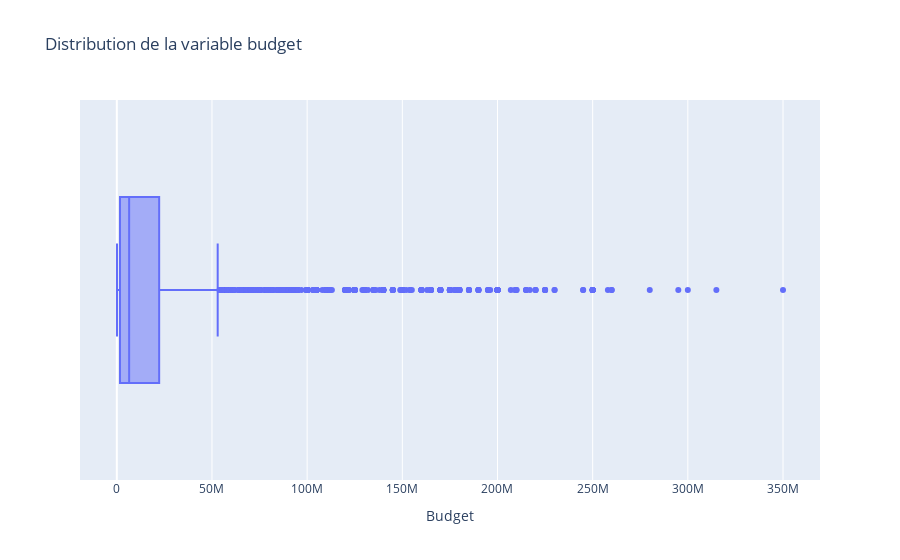

Write notebook code for a chart like this one.
### Code cell
# Visualisation de la distribution de la première semaine France à l'aide d'un boxplot avec plotly

import plotly.express as px

# Création d'un boxplot horizontal pour la distribution du budget
fig = px.box(allocine_budget, x='budget_dollars', 
             labels={'budget_dollars': 'Budget'}, 
             title='Distribution de la variable budget')

# Affichage du graphique
fig.show()

### Figure 1 — Plotly figure (JSON) as saved in the notebook; plotly's stock layout.template omitted (floating-point values rounded to 4 significant figures; data arrays with more than 128 entries replaced by an {"elided": "..."} marker saying what was removed)
{"data": [{"alignmentgroup": "True", "hovertemplate": "Budget=%{x}<extra></extra>", "legendgroup": "", "marker": {"color": "#636efa"}, "name": "", "notched": false, "offsetgroup": "", "orientation": "h", "showlegend": false, "type": "box", "x": {"elided": "5401 float values"}, "x0": " ", "xaxis": "x", "y0": " ", "yaxis": "y"}], "layout": {"autosize": true, "boxmode": "group", "legend": {"tracegroupgap": 0}, "title": {"text": "Distribution de la variable budget"}, "xaxis": {"anchor": "y", "autorange": true, "domain": [0, 1], "range": [-19340000.0, 369400000.0], "title": {"text": "Budget"}, "type": "linear"}, "yaxis": {"anchor": "x", "autorange": true, "domain": [0, 1], "range": [-0.5, 0.5], "type": "category"}}}
